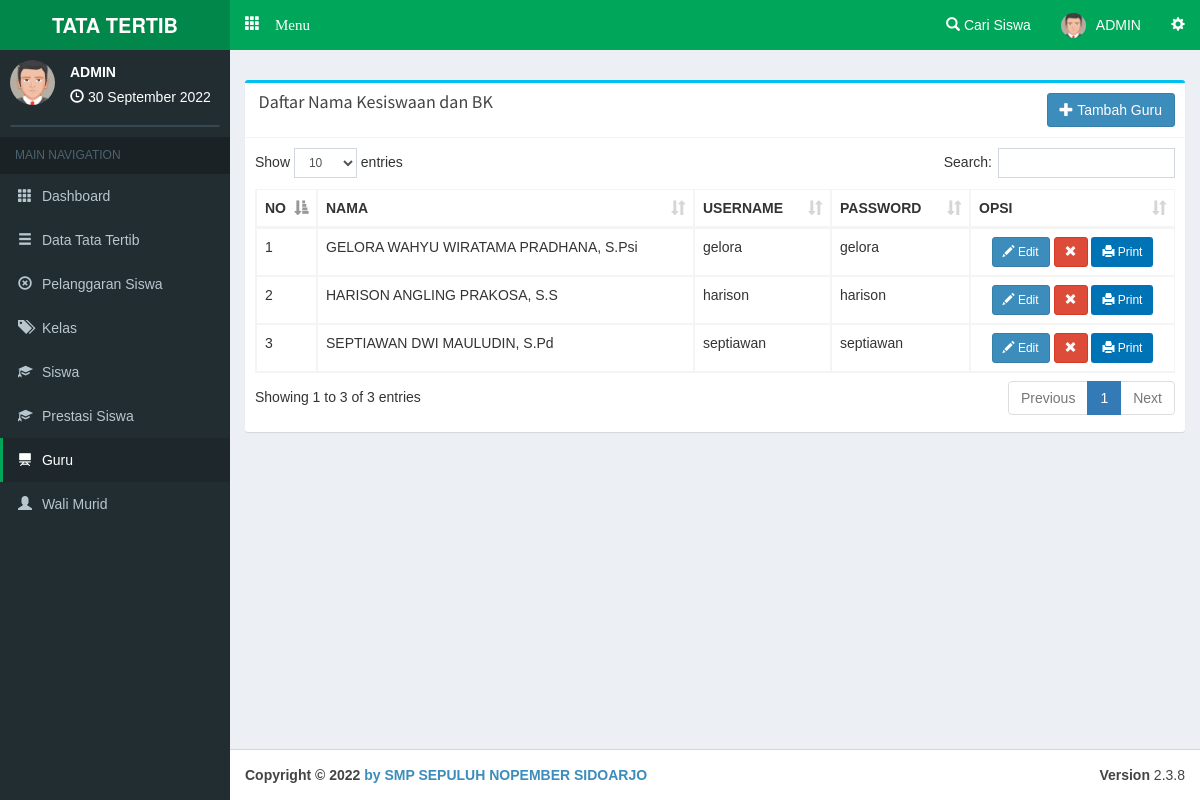
/admin/guru (signed in), run on the app's committed database.
### tables this page shows
CREATE TABLE `guru` (
  `c_guru` varchar(10) NOT NULL,
  `nama` varchar(100) NOT NULL,
  `username` varchar(30) NOT NULL,
  `password` varchar(30) NOT NULL,
  `foto` text NOT NULL
);

### php/config.php (called while the page is built, shortened)
<?php
$base='http://localhost/pointsiswa/';
$basead='http://localhost/pointsiswa/admin/';
?>

### php/function.php (called while the page is built, shortened)
<?php
function tgl($date){
  $array_bulan = array(1=>'Januari','Februari','Maret', 'April', 'Mei', 'Juni','Juli','Agustus','September','Oktober', 'November','Desember');
  $date = strtotime($date);
  $tanggal = date ('j', $date);
  $bulan = $array_bulan[date('n',$date)];
  $tahun = date('Y',$date);
  $result = $tanggal ." ". $bulan ." ". $tahun;
  return($result);
}
?>

### admin/view/a-guru.php (the view, shortened to what this page needs)
      <div class="row">
        <div class="col-xs-12 col-md-12 col-lg-12">
          <div class="box box-info">
            <div class="box-header with-border">
              <h3 class="box-title"></span>&nbsp;Daftar Nama Kesiswaan dan BK</h3><span style="float:right;"><a href="<?php echo $basead; ?>addguru" class="btn btn-circle btn-primary"><i class="glyphicon glyphicon-plus"></i> Tambah Guru</a></span>
            </div>
            <div class="box-body table-responsive">
              <table id="example1" class="table table-bordered table-hover">
                <thead>
                <tr>
                  <th width="5%">NO</th>
                  <th>NAMA</th>
                  <th>USERNAME</th>
                  <th>PASSWORD</th>
                  <th>OPSI</th>
                </tr>
                </thead>
                <tbody>
<?php $smk=mysqli_query($con,"SELECT * FROM guru order by nama asc ");$vr=1;while($akh=mysqli_fetch_array($smk)){?>
                <tr>
                  <td><?php echo $vr; ?></td>
                  <td><?php echo $akh['nama']; ?></td>
                  <td><?php echo $akh['username']; ?></td>
                  <td><?php echo $akh['password']; ?></td>
                  <td align="center"><a href="<?php echo $basead; ?>editguru/<?php echo $akh['c_guru']; ?>" class="btn btn-primary btn-sm"><i class="glyphicon glyphicon-pencil"></i> Edit</a>&nbsp;<a class="btn btn-danger btn-sm" data-target="#hapus<?php echo $akh['c_guru']; ?>" data-toggle="modal"><i class="glyphicon glyphicon-remove"></i></a>
                  <a target="_blank" class="btn bg-blue btn-sm" href="<?php echo $basead.'print/printpelguru?guru='.$akh['c_guru'].''; ?>"><i class="glyphicon glyphicon-print"></i> Print</a></td>
                </tr>
<?php $vr++; } ?>
                </tbody>
              </table>
            </div>
          </div>
        </div>
      </div>

### admin/main.php (shortened to what this page needs)
<?php date_default_timezone_set('Asia/Jakarta');$date=date('Y-m-d'); require '../php/config.php'; require '../php/function.php'; session_start(); if(empty($_SESSION['c_admin'])){header('location:../login');} $na=mysqli_fetch_array(mysqli_query($con,"SELECT * FROM admin where c_admin='$_SESSION[c_admin]' "));  ?>
<!DOCTYPE html>
<html>
<head>
  <link rel="stylesheet" href="<?php echo $base; ?>theme/bootstrap/css/bootstrap.min.css">
  <link rel="stylesheet" href="<?php echo $base; ?>theme/plugins/datatables/dataTables.bootstrap.css">
  <link rel="stylesheet" href="<?php echo $base; ?>theme/dist/css/AdminLTE.min.css">
  <link rel="stylesheet" href="<?php echo $base; ?>theme/dist/css/skins/_all-skins.min.css">
  <link rel="stylesheet" href="<?php echo $base; ?>theme/plugins/iCheck/square/blue.css">
  <link rel="stylesheet" href="<?php echo $base; ?>theme/plugins/pace/pace.min.css">
  <link rel="stylesheet" href="<?php echo $base; ?>theme/plugins/select2/select2.min.css">
  <link href="<?php echo $base; ?>theme/datetime/css/bootstrap-datetimepicker.min.css" rel="stylesheet">
</head>
<body class="skin-green hold-transition fixed"
oncontextmenu="return false">
<div class="wrapper">
  <header class="main-header">
    <a href="#" class="logo">
      <span class="logo-lg"><b>TATA TERTIB</b></span>
    </a>
    <nav class="navbar navbar-static-top" role="navigation">
     <a href="#" class="glyphicon glyphicon-th" data-toggle="offcanvas" role="button" style="color: #fff;margin-top: 15px;margin-left: 15px;font-size: 15px;"> Menu
      </a>
      <div class="navbar-custom-menu">
        <ul class="nav navbar-nav">
          <li class="dropdown notifications-menu">
            <a href="#" class="dropdown-toggle" data-toggle="dropdown">
              <i class="glyphicon glyphicon-search"></i> Cari Siswa
            </a>
          </li>
          <li class="dropdown user user-menu">
            <a href="#" class="dropdown-toggle" data-toggle="dropdown">
            <img src="<?php echo $base; ?>php/img/avatar1.png" class="user-image" alt="User Image">
              <span class="hidden-xs"><?php echo $na['nama'] ?></span>
            </a>
          </li>
          <li>
            <a href="#" data-toggle="control-sidebar"><i class="glyphicon glyphicon-cog"></i></a>
          </li>
        </ul>
      </div>
    </nav>
  </header>
  <aside class="main-sidebar">
    <section class="sidebar">
      <div class="user-panel">
        <div class="pull-left image">
          <img src="<?php echo $base; ?>php/img/avatar1.png" class="img-circle" alt="User Image">
        </div>
        <div class="pull-left info">
          <p><?php echo $na['nama']; ?></p>
          <i class="glyphicon glyphicon-time"></i> <?php echo tgl(date('d-m-Y')); ?>
        </div>
      </div>
      <form action="#" method="get" class="sidebar-form">
      </form>
<?php
if(empty($_GET['smkakh'])){
  $aak='class="active"';$bak='';$cak='';$drop1='';$drop2='';$drop3='';$dak='';$eak='';$fak='';$gak='';
}
else{
  $act=($_GET['smkakh']);
  if($act=='kategoripelanggaran' or $act=='bentukpelanggaran' or $act=='addbentukpelanggaran' or $act=='sanksipelanggaran' or $act=='addsanksi' or $act=='editsanksi'){
    $aak='';$bak='class="active"';$cak='';$dak='';$eak='';$fak='';$gak='';
    if($act=='kategoripelanggaran'){$drop1='class="active"';$drop2='';$drop3='';}
    else if($act=='bentukpelanggaran' or $act=='addbentukpelanggaran'){$drop1='';$drop2='class="active"';$drop3='';}
    else if($act=='sanksipelanggaran' or $act=='addsanksi' or $act=='editsanksi'){$drop1='';$drop2='';$drop3='class="active"';}
  }
  else if($act=='kelas'){
    $aak='';$bak='';$cak='class="active"';$dak='';$eak='';$fak='';$gak='';$drop1='';$drop2='';$drop3='';
  }
  else if($act=='siswa' or $act=='addsiswa' or $act=='editsiswa'){
    $aak='';$bak='';$cak='';$dak='class="active"';$eak='';$fak='';$gak='';$drop1='';$drop2='';$drop3='';
  }
   else if($act=='prestasi' or $act=='addprestasi' or $act=='editprestasi'){
    $aak='';$bak='';$cak='';$dak='';$eak='class="active"';$fak='';$gak='';$drop1='';$drop2='';$drop3='';
  }
  else if($act=='guru' or $act=='addguru' or $act=='editguru'){
    $aak='';$bak='';$cak='';$dak='';$eak='class="active"';$fak='';$gak='';$drop1='';$drop2='';$drop3='';
  }
}
?>
      <ul class="sidebar-menu">
        <li class="header">MAIN NAVIGATION</li>
        <li <?php echo $aak; ?>>
          <a href="<?php echo $basead; ?>">
            <i class="glyphicon glyphicon-th"></i> <span>Dashboard</span>
          </a>
        </li>
        <li <?php echo $bak; ?>>
          <a href="#">
            <i class="glyphicon glyphicon-menu-hamburger"></i>
            <span>Data Tata Tertib</span>
          </a>
        </li>
        <li <?php echo $gak; ?>>
          <a href="<?php echo $basead; ?>pelanggaransiswa">
            <i class="glyphicon glyphicon-remove-circle"></i> <span>Pelanggaran Siswa</span>
          </a>
        </li>
        <li <?php echo $cak; ?>>
          <a href="<?php echo $basead; ?>kelas">
            <i class="glyphicon glyphicon-tags"></i> <span>Kelas</span>
          </a>
        </li>
        <li <?php echo $dak; ?>>
          <a href="<?php echo $basead; ?>siswa">
            <i class="glyphicon glyphicon-education"></i> <span>Siswa</span>
          </a>
        </li>
        <li <?php echo $dak; ?>>
          <a href="<?php echo $basead; ?>prestasi">
            <i class="glyphicon glyphicon-education"></i> <span>Prestasi Siswa</span>
          </a>
        </li>
        <li <?php echo $eak; ?>>
          <a href="<?php echo $basead; ?>guru">
            <i class="glyphicon glyphicon-blackboard"></i> <span>Guru</span>
          </a>
        </li>
        <li <?php echo $fak; ?>>
          <a href="<?php echo $basead; ?>walimurid">
            <i class="glyphicon glyphicon-user"></i> <span>Wali Murid</span>
          </a>
        </li>
      </ul>
    </section>
  </aside>
  <div class="content-wrapper">
    <section class="content-header">
    </section>
    <section class="content">
<?php
  if(empty($_GET['smkakh'])){require 'view/home.php';}
  else{
    $act=($_GET['smkakh']);
    if($act=='kategoripelanggaran'){
      require 'view/a-jenispel.php';
    }
    else if($act=='bentukpelanggaran'){
      require 'view/a-bentukpel.php';
    }
    else if($act=='addbentukpelanggaran'){
      require 'view/a-addbenpel.php';
    }
    else if($act=='sanksipelanggaran'){
      require 'view/a-sanksipel.php';
    }
    else if($act=='addsanksi'){
      require 'view/a-addsanksi.php';
    }
    else if($act=='editsanksi'){
      require 'view/a-editsanksi.php';
    }
    else if($act=='editsanksi'){
      require 'view/a-editsanksi.php';
    }
    else if($act=='kelas'){
      require 'view/a-kelas.php';
    }
    else if($act=='siswa'){
      require 'view/a-siswa.php';
    }
    else if($act=='addsiswa'){
      require 'view/a-addsiswa.php';
    }
    else if($act=='editsiswa'){
      require 'view/a-editsiswa.php';
    }
    else if($act=='prestasi'){
      require 'view/a-prestasi.php';
    }
    else if($act=='addprestasi'){
      require 'view/a-addprestasi.php';
    }
    else if($act=='editprestasi'){
      require 'view/a-editprestasi.php';
    }
    else if($act=='guru'){
      require 'view/a-guru.php';
    }
  }
?>
    </section>
  </div>
</div>
  <footer class="main-footer">
    <div class="pull-right hidden-xs">
      <b>Version</b> 2.3.8
    </div>
    <strong>Copyright &copy; 2022 <a href="https://www.aplikasipendidikan.net/">by SMP SEPULUH NOPEMBER SIDOARJO </a></strong>
  </footer>
</body>
</html>

### admin/main.php (style rules this page uses)
body { font-family:arial; }

### data on the page
guru: nama "GELORA WAHYU WIRATAMA PRADHANA, S.Psi", username "gelora", password "gelora"
guru: nama "HARISON ANGLING PRAKOSA, S.S", username "harison", password "harison"
guru: nama "SEPTIAWAN DWI MAULUDIN, S.Pd", username "septiawan", password "septiawan"

### other printed values
$na['nama'] "ADMIN"
